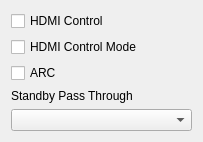
<?xml version="1.0" encoding="UTF-8"?>
<ui version="4.0">
 <class>HdmiControlDialog</class>
 <widget class="QDialog" name="HdmiControlDialog">
  <property name="geometry">
   <rect>
    <x>0</x>
    <y>0</y>
    <width>203</width>
    <height>132</height>
   </rect>
  </property>
  <property name="windowTitle">
   <string>HDMI</string>
  </property>
  <layout class="QVBoxLayout" name="verticalLayout">
   <item>
    <widget class="QCheckBox" name="hdmiControlCheckBox">
     <property name="text">
      <string>HDMI Control</string>
     </property>
    </widget>
   </item>
   <item>
    <widget class="QCheckBox" name="hdmiControlModeCheckBox">
     <property name="text">
      <string>HDMI Control Mode</string>
     </property>
    </widget>
   </item>
   <item>
    <widget class="QCheckBox" name="arcCheckBox">
     <property name="text">
      <string>ARC</string>
     </property>
    </widget>
   </item>
   <item>
    <widget class="QLabel" name="label">
     <property name="text">
      <string>Standby Pass Through</string>
     </property>
    </widget>
   </item>
   <item>
    <widget class="QComboBox" name="standbyPassThroughComboBox"/>
   </item>
   <item>
    <spacer name="verticalSpacer">
     <property name="orientation">
      <enum>Qt::Vertical</enum>
     </property>
     <property name="sizeHint" stdset="0">
      <size>
       <width>20</width>
       <height>40</height>
      </size>
     </property>
    </spacer>
   </item>
  </layout>
 </widget>
 <resources/>
 <connections/>
</ui>
